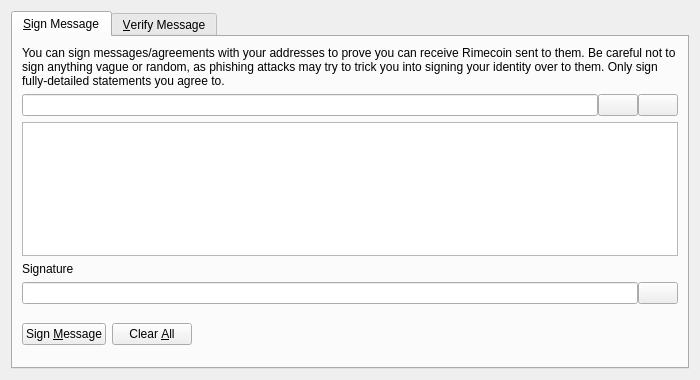
<?xml version="1.0" encoding="UTF-8"?>
<ui version="4.0">
 <class>SignVerifyMessageDialog</class>
 <widget class="QDialog" name="SignVerifyMessageDialog">
  <property name="geometry">
   <rect>
    <x>0</x>
    <y>0</y>
    <width>700</width>
    <height>380</height>
   </rect>
  </property>
  <property name="windowTitle">
   <string>Signatures - Sign / Verify a Message</string>
  </property>
  <property name="modal">
   <bool>true</bool>
  </property>
  <layout class="QVBoxLayout" name="verticalLayout">
   <item>
    <widget class="QTabWidget" name="tabWidget">
     <property name="currentIndex">
      <number>0</number>
     </property>
     <widget class="QWidget" name="tabSignMessage">
      <attribute name="title">
       <string>&amp;Sign Message</string>
      </attribute>
      <layout class="QVBoxLayout" name="verticalLayout_SM">
       <item>
        <widget class="QLabel" name="infoLabel_SM">
         <property name="text">
          <string>You can sign messages/agreements with your addresses to prove you can receive Rimecoin sent to them. Be careful not to sign anything vague or random, as phishing attacks may try to trick you into signing your identity over to them. Only sign fully-detailed statements you agree to.</string>
         </property>
         <property name="textFormat">
          <enum>Qt::PlainText</enum>
         </property>
         <property name="wordWrap">
          <bool>true</bool>
         </property>
        </widget>
       </item>
       <item>
        <layout class="QHBoxLayout" name="horizontalLayout_1_SM">
         <property name="spacing">
          <number>0</number>
         </property>
         <item>
          <widget class="QValidatedLineEdit" name="addressIn_SM">
           <property name="toolTip">
            <string>The Rimecoin address to sign the message with</string>
           </property>
          </widget>
         </item>
         <item>
          <widget class="QPushButton" name="addressBookButton_SM">
           <property name="toolTip">
            <string>Choose previously used address</string>
           </property>
           <property name="text">
            <string/>
           </property>
           <property name="shortcut">
            <string>Alt+A</string>
           </property>
           <property name="autoDefault">
            <bool>false</bool>
           </property>
          </widget>
         </item>
         <item>
          <widget class="QPushButton" name="pasteButton_SM">
           <property name="toolTip">
            <string>Paste address from clipboard</string>
           </property>
           <property name="text">
            <string/>
           </property>
           <property name="shortcut">
            <string>Alt+P</string>
           </property>
           <property name="autoDefault">
            <bool>false</bool>
           </property>
          </widget>
         </item>
        </layout>
       </item>
       <item>
        <widget class="QPlainTextEdit" name="messageIn_SM">
         <property name="toolTip">
          <string>Enter the message you want to sign here</string>
         </property>
        </widget>
       </item>
       <item>
        <widget class="QLabel" name="signatureLabel_SM">
         <property name="text">
          <string>Signature</string>
         </property>
         <property name="textFormat">
          <enum>Qt::PlainText</enum>
         </property>
        </widget>
       </item>
       <item>
        <layout class="QHBoxLayout" name="horizontalLayout_2_SM">
         <property name="spacing">
          <number>0</number>
         </property>
         <item>
          <widget class="QLineEdit" name="signatureOut_SM">
           <property name="font">
            <font>
             <italic>true</italic>
            </font>
           </property>
           <property name="readOnly">
            <bool>true</bool>
           </property>
          </widget>
         </item>
         <item>
          <widget class="QPushButton" name="copySignatureButton_SM">
           <property name="toolTip">
            <string>Copy the current signature to the system clipboard</string>
           </property>
           <property name="text">
            <string/>
           </property>
           <property name="autoDefault">
            <bool>false</bool>
           </property>
          </widget>
         </item>
        </layout>
       </item>
       <item>
        <layout class="QHBoxLayout" name="horizontalLayout_3_SM">
         <item>
          <widget class="QPushButton" name="signMessageButton_SM">
           <property name="toolTip">
            <string>Sign the message to prove you own this Rimecoin address</string>
           </property>
           <property name="text">
            <string>Sign &amp;Message</string>
           </property>
           <property name="autoDefault">
            <bool>false</bool>
           </property>
          </widget>
         </item>
         <item>
          <widget class="QPushButton" name="clearButton_SM">
           <property name="toolTip">
            <string>Reset all sign message fields</string>
           </property>
           <property name="text">
            <string>Clear &amp;All</string>
           </property>
           <property name="autoDefault">
            <bool>false</bool>
           </property>
          </widget>
         </item>
         <item>
          <spacer name="horizontalSpacer_1_SM">
           <property name="orientation">
            <enum>Qt::Horizontal</enum>
           </property>
           <property name="sizeHint" stdset="0">
            <size>
             <width>40</width>
             <height>48</height>
            </size>
           </property>
          </spacer>
         </item>
         <item>
          <widget class="QLabel" name="statusLabel_SM">
           <property name="font">
            <font>
             <weight>75</weight>
             <bold>true</bold>
            </font>
           </property>
           <property name="text">
            <string/>
           </property>
           <property name="wordWrap">
            <bool>true</bool>
           </property>
          </widget>
         </item>
         <item>
          <spacer name="horizontalSpacer_2_SM">
           <property name="orientation">
            <enum>Qt::Horizontal</enum>
           </property>
           <property name="sizeHint" stdset="0">
            <size>
             <width>40</width>
             <height>48</height>
            </size>
           </property>
          </spacer>
         </item>
        </layout>
       </item>
      </layout>
     </widget>
     <widget class="QWidget" name="tabVerifyMessage">
      <attribute name="title">
       <string>&amp;Verify Message</string>
      </attribute>
      <layout class="QVBoxLayout" name="verticalLayout_VM">
       <item>
        <widget class="QLabel" name="infoLabel_VM">
         <property name="text">
          <string>Enter the receiver's address, message (ensure you copy line breaks, spaces, tabs, etc. exactly) and signature below to verify the message. Be careful not to read more into the signature than what is in the signed message itself, to avoid being tricked by a man-in-the-middle attack. Note that this only proves the signing party receives with the address, it cannot prove sendership of any transaction!</string>
         </property>
         <property name="textFormat">
          <enum>Qt::PlainText</enum>
         </property>
         <property name="alignment">
          <set>Qt::AlignLeading|Qt::AlignLeft|Qt::AlignTop</set>
         </property>
         <property name="wordWrap">
          <bool>true</bool>
         </property>
        </widget>
       </item>
       <item>
        <layout class="QHBoxLayout" name="horizontalLayout_1_VM">
         <property name="spacing">
          <number>0</number>
         </property>
         <item>
          <widget class="QValidatedLineEdit" name="addressIn_VM">
           <property name="toolTip">
            <string>The Rimecoin address the message was signed with</string>
           </property>
          </widget>
         </item>
         <item>
          <widget class="QPushButton" name="addressBookButton_VM">
           <property name="toolTip">
            <string>Choose previously used address</string>
           </property>
           <property name="text">
            <string/>
           </property>
           <property name="shortcut">
            <string>Alt+A</string>
           </property>
           <property name="autoDefault">
            <bool>false</bool>
           </property>
          </widget>
         </item>
        </layout>
       </item>
       <item>
        <widget class="QPlainTextEdit" name="messageIn_VM"/>
       </item>
       <item>
        <widget class="QValidatedLineEdit" name="signatureIn_VM"/>
       </item>
       <item>
        <layout class="QHBoxLayout" name="horizontalLayout_2_VM">
         <item>
          <widget class="QPushButton" name="verifyMessageButton_VM">
           <property name="toolTip">
            <string>Verify the message to ensure it was signed with the specified Rimecoin address</string>
           </property>
           <property name="text">
            <string>Verify &amp;Message</string>
           </property>
           <property name="autoDefault">
            <bool>false</bool>
           </property>
          </widget>
         </item>
         <item>
          <widget class="QPushButton" name="clearButton_VM">
           <property name="toolTip">
            <string>Reset all verify message fields</string>
           </property>
           <property name="text">
            <string>Clear &amp;All</string>
           </property>
           <property name="autoDefault">
            <bool>false</bool>
           </property>
          </widget>
         </item>
         <item>
          <spacer name="horizontalSpacer_1_VM">
           <property name="orientation">
            <enum>Qt::Horizontal</enum>
           </property>
           <property name="sizeHint" stdset="0">
            <size>
             <width>40</width>
             <height>48</height>
            </size>
           </property>
          </spacer>
         </item>
         <item>
          <widget class="QLabel" name="statusLabel_VM">
           <property name="font">
            <font>
             <weight>75</weight>
             <bold>true</bold>
            </font>
           </property>
           <property name="text">
            <string/>
           </property>
           <property name="wordWrap">
            <bool>true</bool>
           </property>
          </widget>
         </item>
         <item>
          <spacer name="horizontalSpacer_2_VM">
           <property name="orientation">
            <enum>Qt::Horizontal</enum>
           </property>
           <property name="sizeHint" stdset="0">
            <size>
             <width>40</width>
             <height>48</height>
            </size>
           </property>
          </spacer>
         </item>
        </layout>
       </item>
      </layout>
     </widget>
    </widget>
   </item>
  </layout>
 </widget>
 <customwidgets>
  <customwidget>
   <class>QValidatedLineEdit</class>
   <extends>QLineEdit</extends>
   <header>qvalidatedlineedit.h</header>
  </customwidget>
 </customwidgets>
 <resources>
  <include location="../rimecoin.qrc"/>
 </resources>
 <connections/>
</ui>
